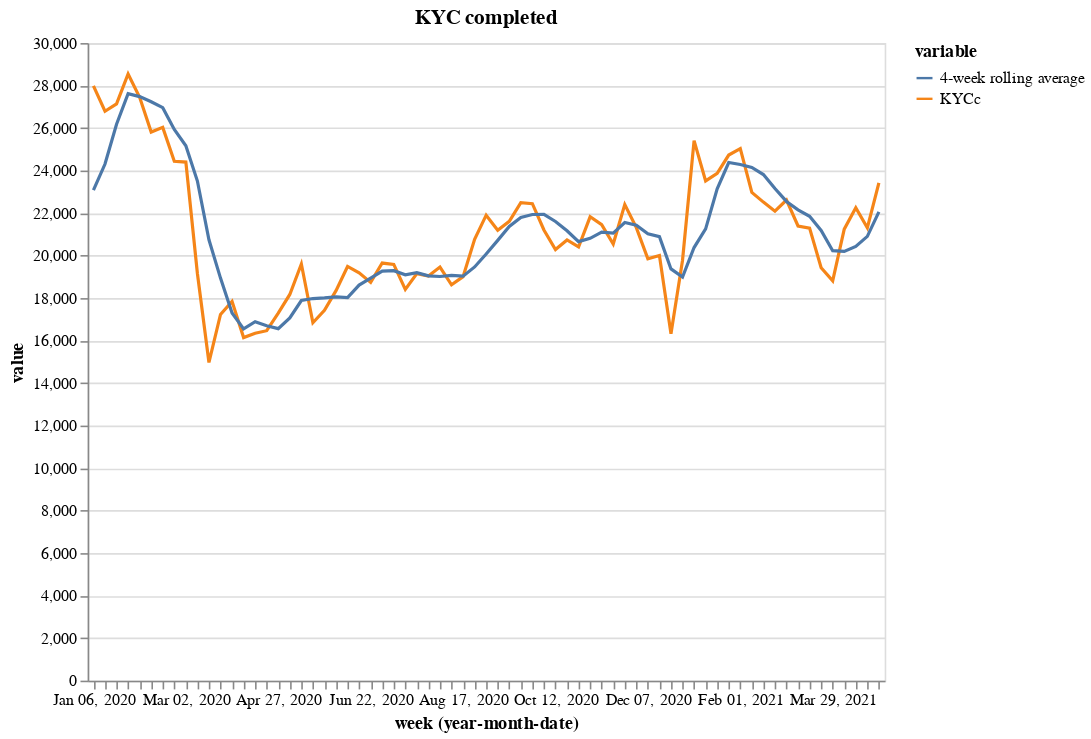

The code cell stored with this chart in its notebook:
### Code cell
df = pd.read_csv("baseline.csv")

df = pd.pivot_table(
    df, values=["sum"], index=["week"], columns=["label"], aggfunc=np.sum
).reset_index()
df.columns = ["week", "KYCc", "ftMAU", "spend"]

df["4-week rolling average"] = df["KYCc"].rolling(4).mean()
df = df.loc[:, ["week", "KYCc", "4-week rolling average"]]

df = pd.melt(df, id_vars=["week"])

alt.Chart(df.loc[df["week"] >= "2020-01-01", :]).mark_line().encode(
    x="yearmonthdate(week):O", y="value:Q", color="variable:N"
).properties(width=500, height=400, title="KYC completed")

### Figure 1 — Vega-Lite specification as saved in the notebook (floating-point values rounded to 4 significant figures; data arrays with more than 128 entries replaced by an {"elided": "..."} marker saying what was removed)
{"config": {"view": {"continuousWidth": 400, "continuousHeight": 300}}, "data": {"name": "data-4620c98bf7a43364a89ed7a90b13bb1c"}, "mark": "line", "encoding": {"color": {"type": "nominal", "field": "variable"}, "x": {"type": "ordinal", "field": "week", "timeUnit": "yearmonthdate"}, "y": {"type": "quantitative", "field": "value"}}, "height": 400, "title": "KYC completed", "width": 500, "$schema": "https://vega.github.io/schema/vega-lite/v4.8.1.json", "datasets": {"data-4620c98bf7a43364a89ed7a90b13bb1c": {"elided": "138 records"}}}
